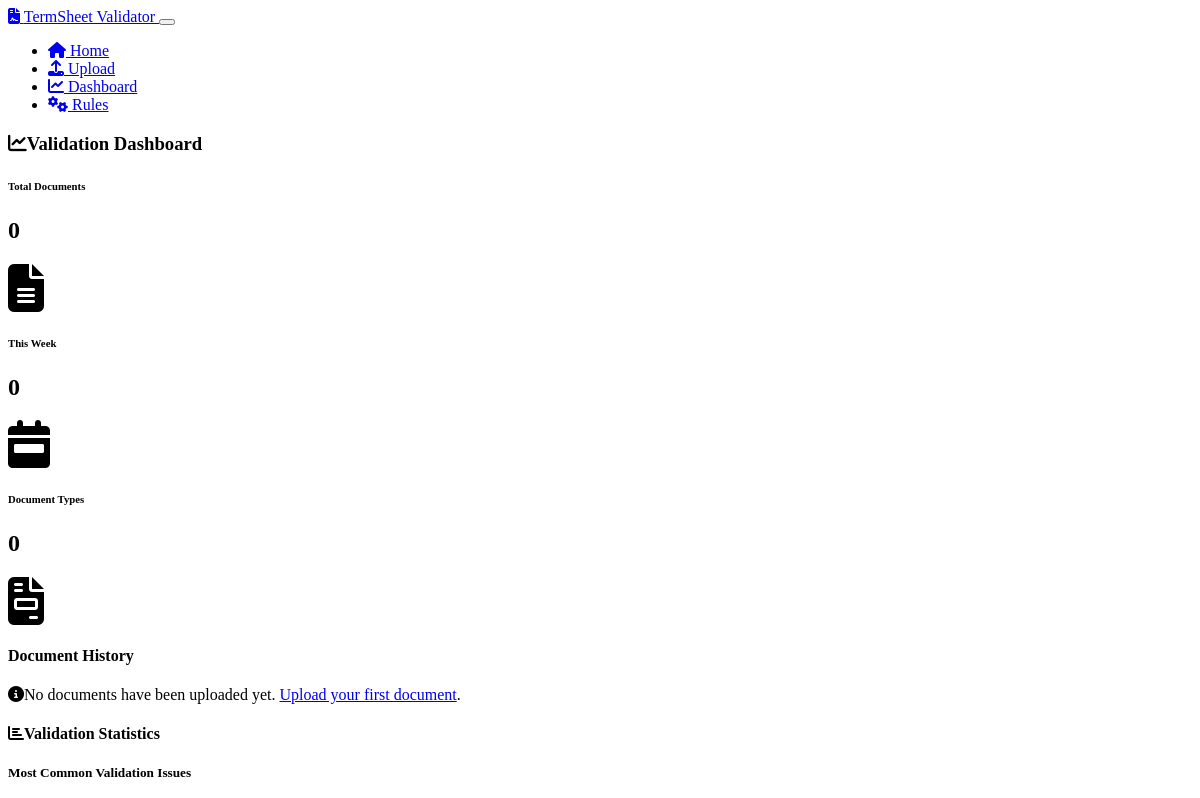
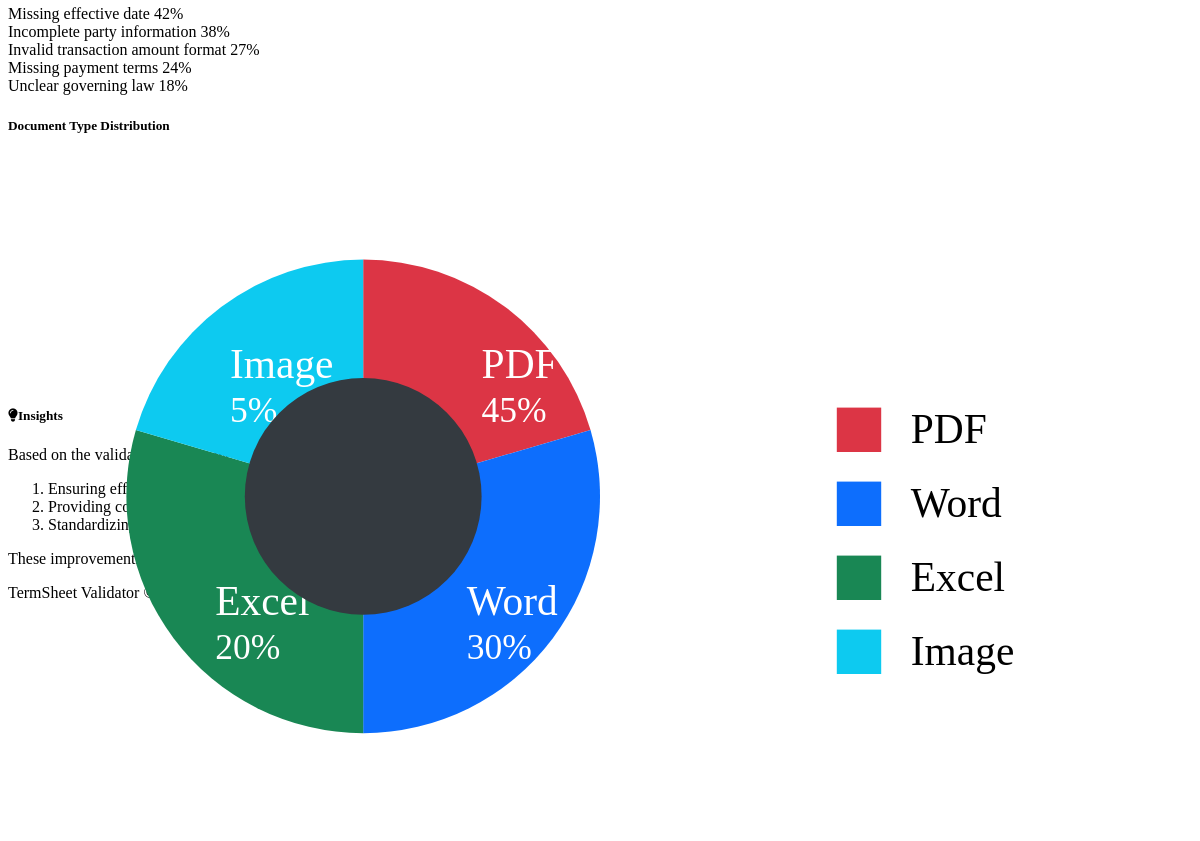
Page /dashboard on the earlier database version (2 pictures, top to bottom).
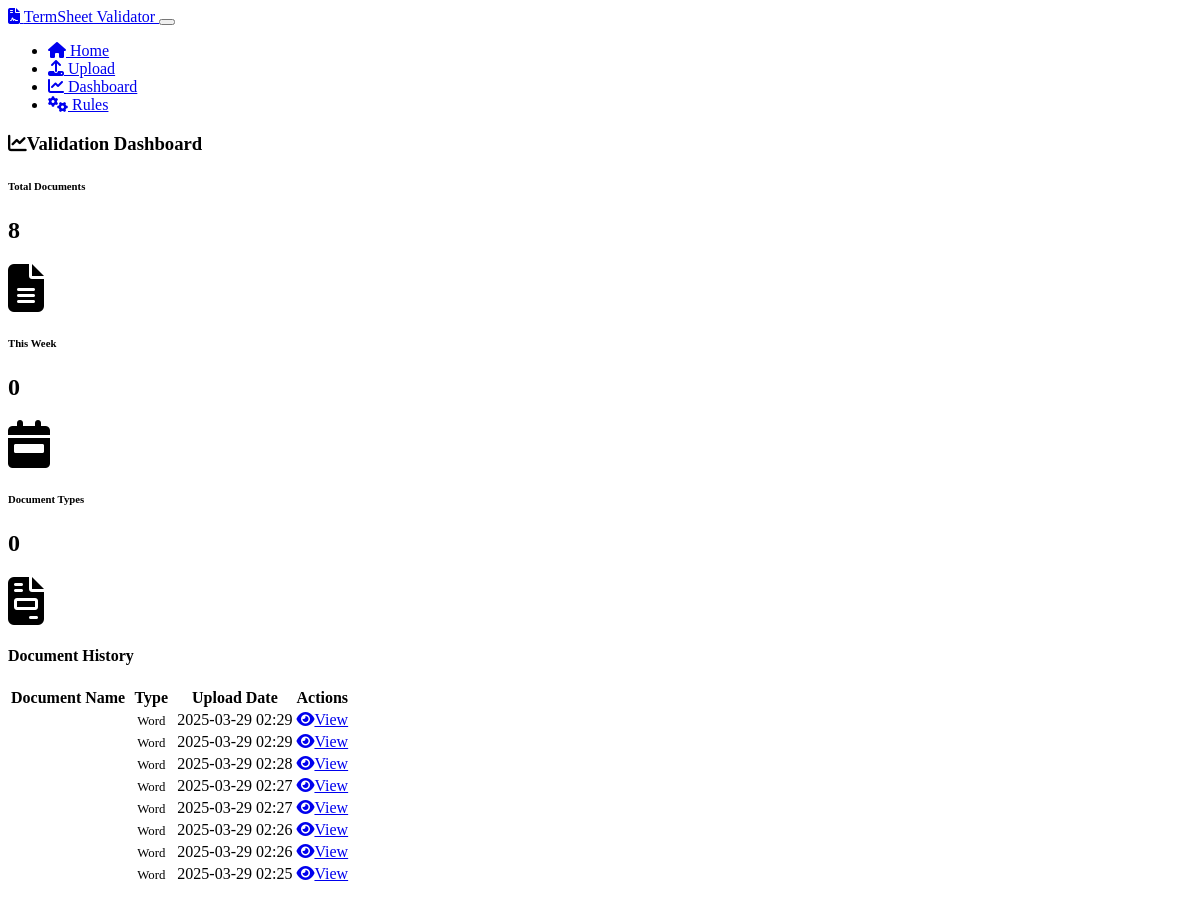
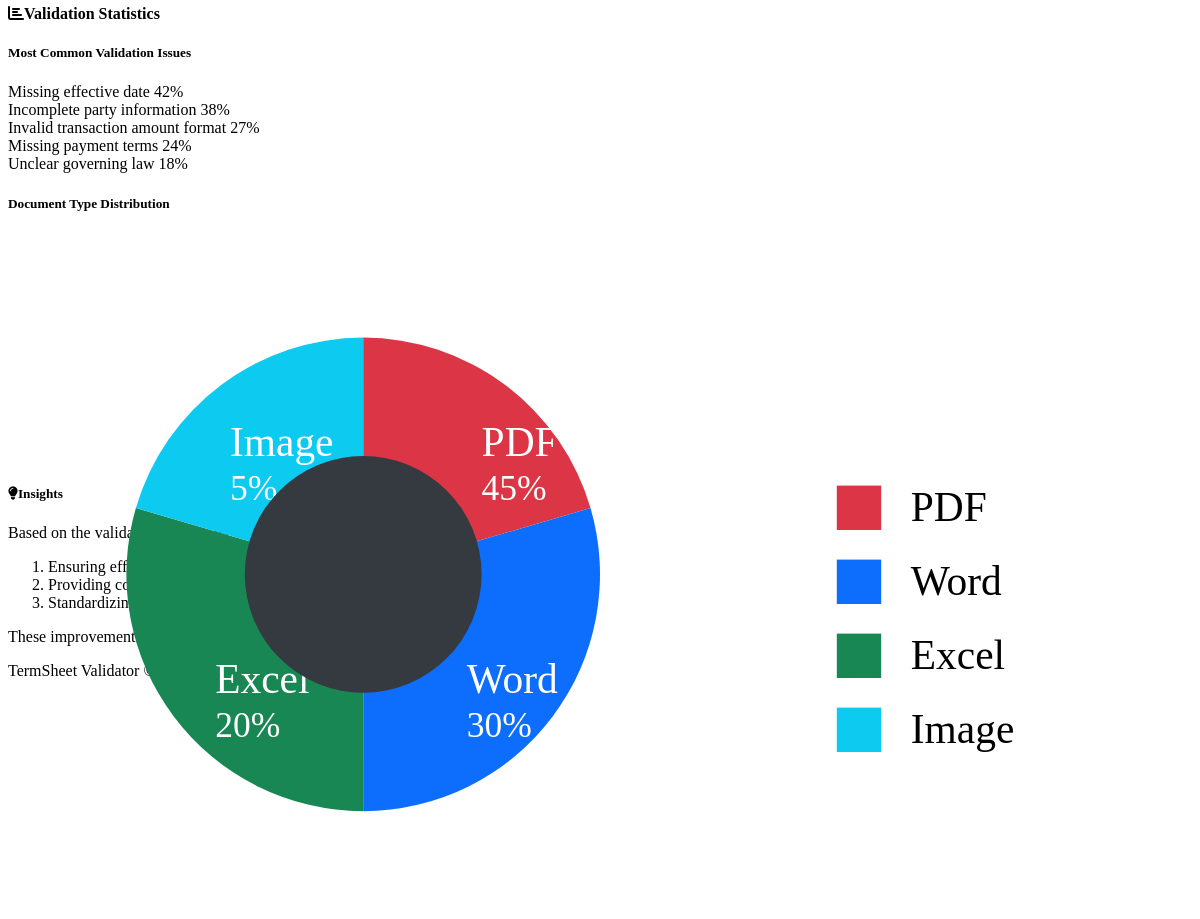
Same page on the later database version (2 pictures, top to bottom).
### models.py (models this page shows, shortened)
class Document(db.Model):
    id = db.Column(db.Integer, primary_key=True)
    name = db.Column(db.String(255), nullable=False)
    file_type = db.Column(db.String(20), nullable=False)
    upload_date = db.Column(db.DateTime, default=datetime.utcnow)
    file_path = db.Column(db.String(255), nullable=True)
    validation_results = db.relationship('ValidationResult', backref='document', lazy=True)

### app.py (the view)
@app.route('/dashboard')
def dashboard():
    documents = Document.query.order_by(Document.upload_date.desc()).all()
    return render_template('dashboard.html', documents=documents)

### app.py (called while the page is built)
@app.context_processor
def inject_now():
    return {'now': datetime.now()}

### templates/dashboard.html (shortened to what this page needs)
{% extends "layout.html" %}
{% block content %}
<div class="container py-4">
    <div class="row">
        <div class="col-12">
            <div class="card mb-4 shadow-sm">
                <div class="card-header bg-primary text-white">
                    <h3 class="mb-0">
                        <i class="fas fa-chart-line me-2"></i>Validation Dashboard
                    </h3>
                </div>
                <div class="card-body">
                    <div class="row mb-4">
                        <div class="col-md-4 mb-3">
                            <div class="card bg-success text-white">
                                <div class="card-body">
                                    <div class="d-flex justify-content-between align-items-center">
                                        <div>
                                            <h6 class="card-title mb-0">Total Documents</h6>
                                            <h2 class="my-2">{{ documents|length }}</h2>
                                        </div>
                                        <i class="fas fa-file-alt fa-3x opacity-50"></i>
                                    </div>
                                </div>
                            </div>
                        </div>
                        <div class="col-md-4 mb-3">
                            <div class="card bg-info text-white">
                                <div class="card-body">
                                    <div class="d-flex justify-content-between align-items-center">
                                        <div>
                                            <h6 class="card-title mb-0">This Week</h6>
                                            <h2 class="my-2">
                                                {% set recent_count = 0 %}
                                                {% for doc in documents %}
                                                    {% if (now - doc.upload_date).days <= 7 %}
                                                        {% set recent_count = recent_count + 1 %}
                                                    {% endif %}
                                                {% endfor %}
                                                {{ recent_count }}
                                            </h2>
                                        </div>
                                        <i class="fas fa-calendar-week fa-3x opacity-50"></i>
                                    </div>
                                </div>
                            </div>
                        </div>
                        <div class="col-md-4 mb-3">
                            <div class="card bg-warning text-white">
                                <div class="card-body">
                                    <div class="d-flex justify-content-between align-items-center">
                                        <div>
                                            <h6 class="card-title mb-0">Document Types</h6>
                                            <h2 class="my-2">
                                                {% set file_types = [] %}
                                                {% for doc in documents %}
                                                    {% if doc.file_type not in file_types %}
                                                        {% set file_types = file_types + [doc.file_type] %}
                                                    {% endif %}
                                                {% endfor %}
                                                {{ file_types|length }}
                                            </h2>
                                        </div>
                                        <i class="fas fa-file-invoice fa-3x opacity-50"></i>
                                    </div>
                                </div>
                            </div>
                        </div>
                    </div>
                    <h4 class="mb-3">Document History</h4>
                    {% if documents %}
                        <div class="table-responsive">
                            <table class="table table-hover">
                                <thead>
                                    <tr>
                                        <th>Document Name</th>
                                        <th>Type</th>
                                        <th>Upload Date</th>
                                        <th>Actions</th>
                                    </tr>
                                </thead>
                                <tbody>
                                    {% for document in documents %}
                                    <tr>
                                        <td>{{ document.name }}</td>
                                        <td>
                                            {% if document.file_type == 'pdf' %}
                                                <span class="badge bg-danger doc-badge">PDF</span>
                                            {% elif document.file_type in ['docx', 'doc'] %}
                                                <span class="badge bg-primary doc-badge">Word</span>
                                            {% elif document.file_type in ['xlsx', 'xls'] %}
                                                <span class="badge bg-success doc-badge">Excel</span>
                                            {% elif document.file_type in ['png', 'jpg', 'jpeg'] %}
                                                <span class="badge bg-info doc-badge">Image</span>
                                            {% else %}
                                                <span class="badge bg-secondary doc-badge">{{ document.file_type }}</span>
                                            {% endif %}
                                        </td>
                                        <td>{{ document.upload_date.strftime('%Y-%m-%d %H:%M') }}</td>
                                        <td>
                                            <a href="{{ url_for('document_details', document_id=document.id) }}" class="btn btn-sm btn-outline-primary">
                                                <i class="fas fa-eye me-1"></i>View
                                            </a>
                                        </td>
                                    </tr>
                                    {% endfor %}
                                </tbody>
                            </table>
                        </div>
                    {% else %}
                        <div class="alert alert-info">
                            <i class="fas fa-info-circle me-2"></i>No documents have been uploaded yet.
                            <a href="{{ url_for('upload') }}" class="alert-link">Upload your first document</a>.
                        </div>
                    {% endif %}
                </div>
            </div>
            <div class="card shadow-sm">
                <div class="card-header bg-dark">
                    <h4 class="mb-0"><i class="fas fa-chart-bar me-2"></i>Validation Statistics</h4>
                </div>
                <div class="card-body">
                    <div class="row">
                        <div class="col-md-6">
                            <h5>Most Common Validation Issues</h5>
                            <div class="list-group mb-4">
                                <div class="list-group-item d-flex justify-content-between align-items-center">
                                    Missing effective date
                                    <span class="badge bg-danger rounded-pill">42%</span>
                                </div>
                                <div class="list-group-item d-flex justify-content-between align-items-center">
                                    Incomplete party information
                                    <span class="badge bg-danger rounded-pill">38%</span>
                                </div>
                                <div class="list-group-item d-flex justify-content-between align-items-center">
                                    Invalid transaction amount format
                                    <span class="badge bg-warning rounded-pill">27%</span>
                                </div>
                                <div class="list-group-item d-flex justify-content-between align-items-center">
                                    Missing payment terms
                                    <span class="badge bg-warning rounded-pill">24%</span>
                                </div>
                                <div class="list-group-item d-flex justify-content-between align-items-center">
                                    Unclear governing law
                                    <span class="badge bg-info rounded-pill">18%</span>
                                </div>
                            </div>
                        </div>
                        <div class="col-md-6">
                            <h5>Document Type Distribution</h5>
                            <div class="chart-container mb-4" style="position: relative; height:230px;">
                                <svg viewBox="0 0 400 230" xmlns="http://www.w3.org/2000/svg">
                                    <g transform="translate(120, 115)">
                                        <text x="40" y="-40" fill="white" font-size="14">PDF</text>
                                        <text x="40" y="-25" fill="white" font-size="12">45%</text>
                                        <text x="35" y="40" fill="white" font-size="14">Word</text>
                                        <text x="35" y="55" fill="white" font-size="12">30%</text>
                                        <text x="-50" y="40" fill="white" font-size="14">Excel</text>
                                        <text x="-50" y="55" fill="white" font-size="12">20%</text>
                                        <text x="-45" y="-40" fill="white" font-size="14">Image</text>
                                        <text x="-45" y="-25" fill="white" font-size="12">5%</text>
                                    </g>
                                    <g transform="translate(280, 85)">
                                        <text x="25" y="12" font-size="14">PDF</text>
                                        <text x="25" y="37" font-size="14">Word</text>
                                        <text x="25" y="62" font-size="14">Excel</text>
                                        <text x="25" y="87" font-size="14">Image</text>
                                    </g>
                                </svg>
                            </div>
                        </div>
                    </div>
                    <div class="alert alert-secondary">
                        <h5 class="alert-heading"><i class="fas fa-lightbulb me-2"></i>Insights</h5>
                        <p>Based on the validation history, we recommend focusing on:</p>
                        <ol>
                            <li>Ensuring effective dates are clearly specified in all term sheets</li>
                            <li>Providing complete information for all parties involved</li>
                            <li>Standardizing transaction amount formats across all documents</li>
                        </ol>
                        <p class="mb-0">These improvements could significantly increase your validation success rate.</p>
                    </div>
                </div>
            </div>
        </div>
    </div>
</div>
{% endblock %}

### templates/layout.html (shortened to what this page needs)
<!DOCTYPE html>
<html lang="en" data-bs-theme="dark">
<head>
    <link rel="stylesheet" href="https://cdn.replit.com/agent/bootstrap-agent-dark-theme.min.css">
    <link rel="stylesheet" href="https://cdnjs.cloudflare.com/ajax/libs/font-awesome/6.4.0/css/all.min.css">
    <link rel="stylesheet" href="{{ url_for('static', filename='css/custom.css') }}">
</head>
<body>
    <nav class="navbar navbar-expand-lg navbar-dark bg-dark">
        <div class="container">
            <a class="navbar-brand" href="{{ url_for('index') }}">
                <i class="fas fa-file-contract me-2"></i>
                TermSheet Validator
            </a>
            <button class="navbar-toggler" type="button" data-bs-toggle="collapse" data-bs-target="#navbarNav" aria-controls="navbarNav" aria-expanded="false" aria-label="Toggle navigation">
            </button>
            <div class="collapse navbar-collapse" id="navbarNav">
                <ul class="navbar-nav ms-auto">
                    <li class="nav-item">
                        <a class="nav-link {% if request.path == '/' %}active{% endif %}" href="{{ url_for('index') }}">
                            <i class="fas fa-home me-1"></i> Home
                        </a>
                    </li>
                    <li class="nav-item">
                        <a class="nav-link {% if request.path == '/upload' %}active{% endif %}" href="{{ url_for('upload') }}">
                            <i class="fas fa-upload me-1"></i> Upload
                        </a>
                    </li>
                    <li class="nav-item">
                        <a class="nav-link {% if request.path == '/dashboard' %}active{% endif %}" href="{{ url_for('dashboard') }}">
                            <i class="fas fa-chart-line me-1"></i> Dashboard
                        </a>
                    </li>
                    <li class="nav-item">
                        <a class="nav-link {% if request.path == '/validation_rules' %}active{% endif %}" href="{{ url_for('validation_rules') }}">
                            <i class="fas fa-cogs me-1"></i> Rules
                        </a>
                    </li>
                </ul>
            </div>
        </div>
    </nav>
    <main class="container my-4">
        {% block content %}{% endblock %}
    </main>
    <footer class="footer mt-auto py-3 bg-dark">
        <div class="container text-center">
            <span class="text-muted">TermSheet Validator &copy; {{ now.year }} | AI-Powered Document Processing</span>
        </div>
    </footer>
</body>
</html>

### static/css/custom.css (style rules this page uses)
.doc-badge { font-size: 0.8rem; padding: 0.25rem 0.5rem; }

Differences in the rows shown:
added Document: file_type "Word", upload_date "2025-03-29 02:29"
added Document: file_type "Word", upload_date "2025-03-29 02:29"
added Document: file_type "Word", upload_date "2025-03-29 02:28"
added Document: file_type "Word", upload_date "2025-03-29 02:27"
added Document: file_type "Word", upload_date "2025-03-29 02:27"
added Document: file_type "Word", upload_date "2025-03-29 02:26"
added Document: file_type "Word", upload_date "2025-03-29 02:26"
added Document: file_type "Word", upload_date "2025-03-29 02:25"
Other differences:
{{ documents|length }}: "0" → "8"
text no longer shown: "No documents have been uploaded yet. Upload your first document ."
text now shown: "Document Name Type Upload Date Actions"
